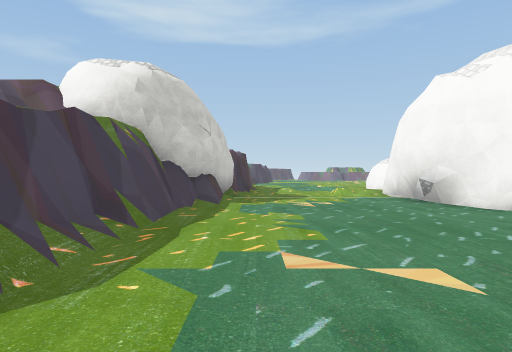
View 1 (above)

23 first-person views from a walk through a scene from a Unity 3-D project. The camera is 1.2 m above the floor, looks level and sees 75° across. The floor is counted in squares, 2 m on a side. Each view is taken from the middle of a square. On the plan, view 1 faces up. The plan holds only what a view shows up to about 10 squares ahead; the rest is blank. The place goes on beyond the plan. The player is left out. Some animated figures are left out. Some surface patterns are stand-ins.

View 2
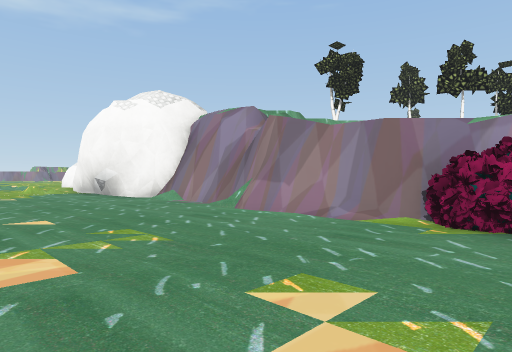

View 3
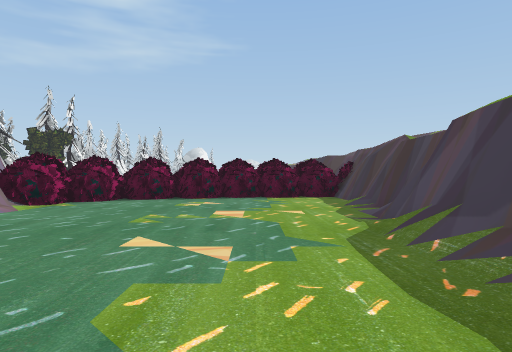

View 4
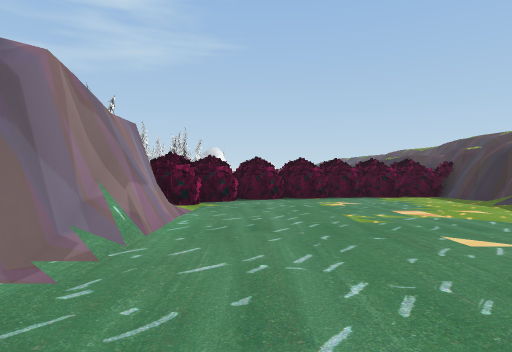

View 5
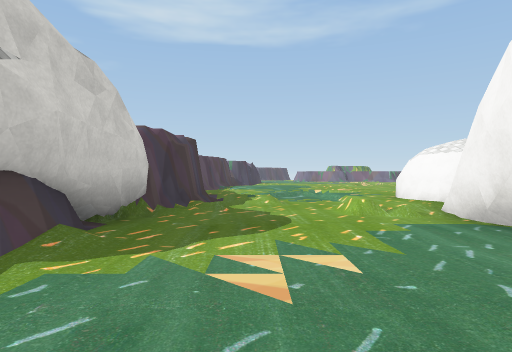

View 6
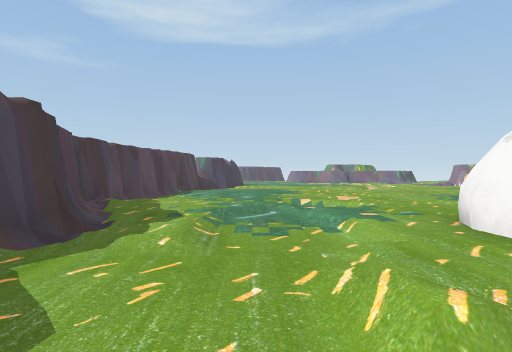

View 7
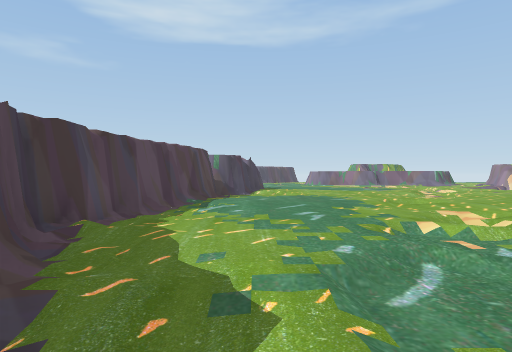

View 8
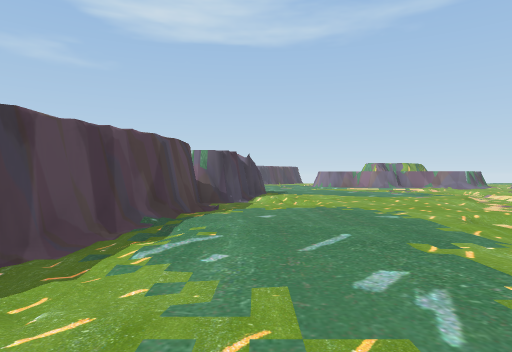

View 9
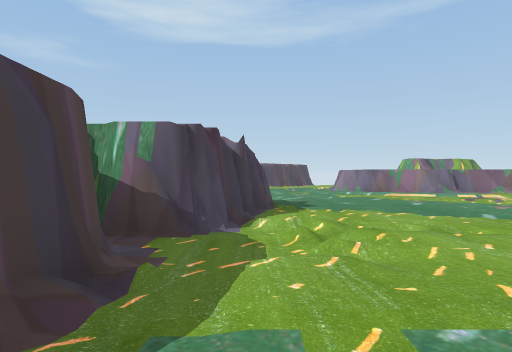

View 10
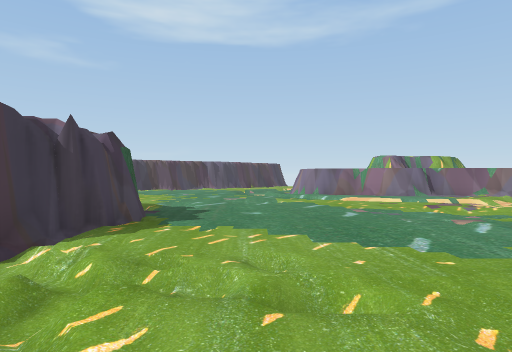

View 11
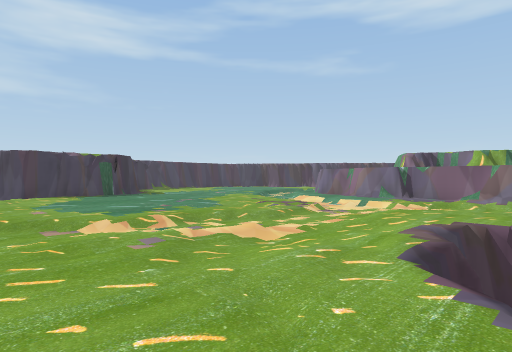

View 12
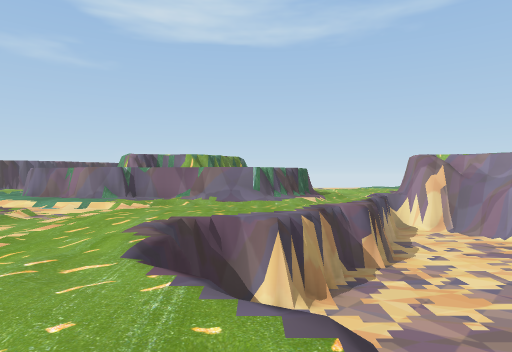

View 13
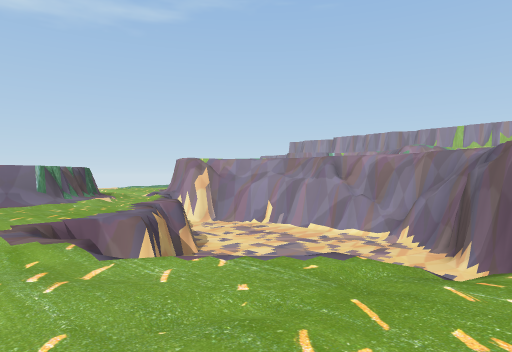

View 14
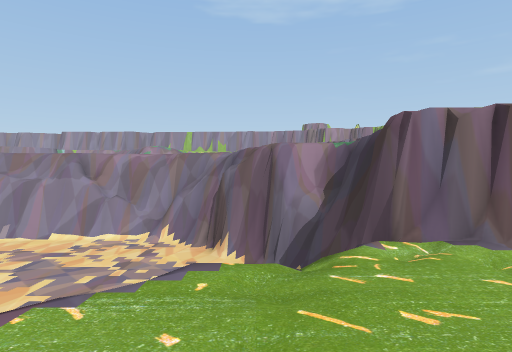

View 15
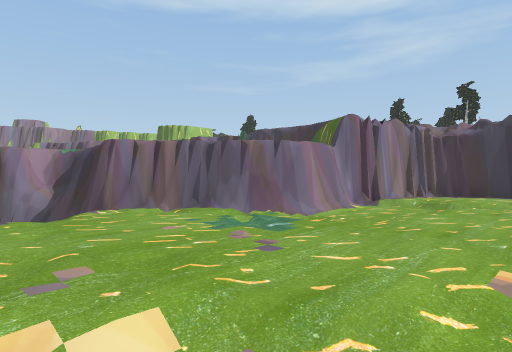

View 16
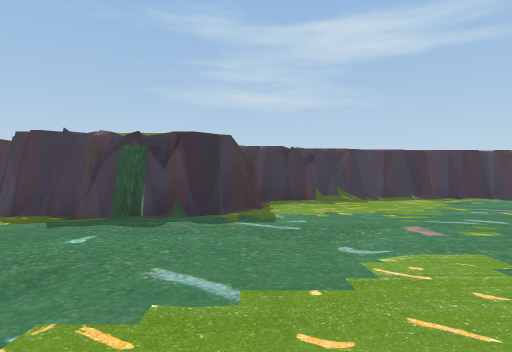

View 17
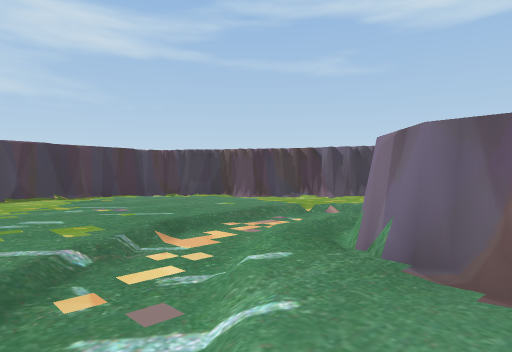

View 18
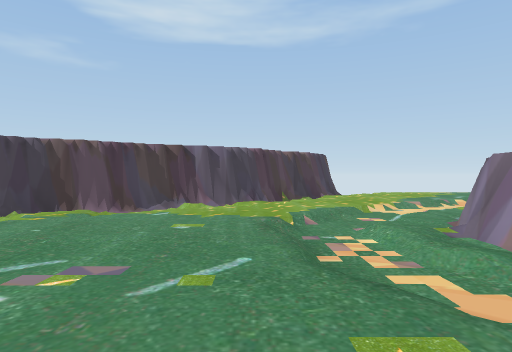

View 19
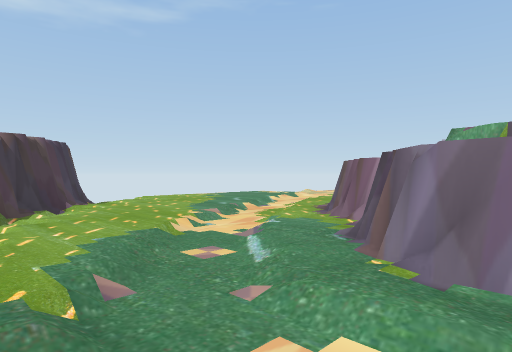

View 20
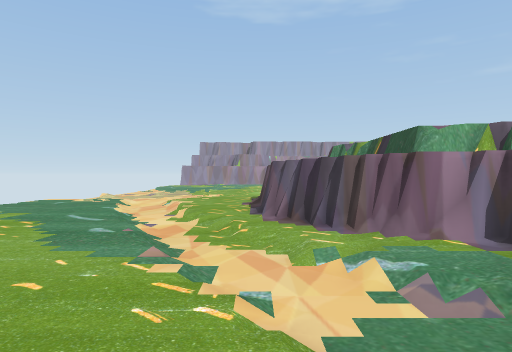

View 21
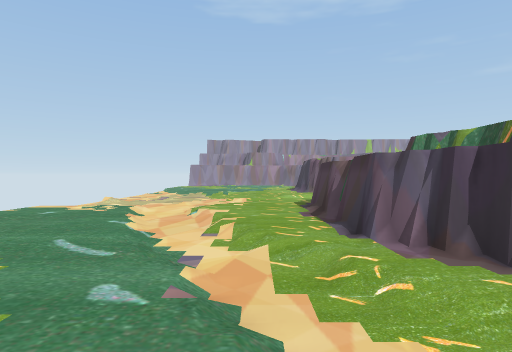

View 22
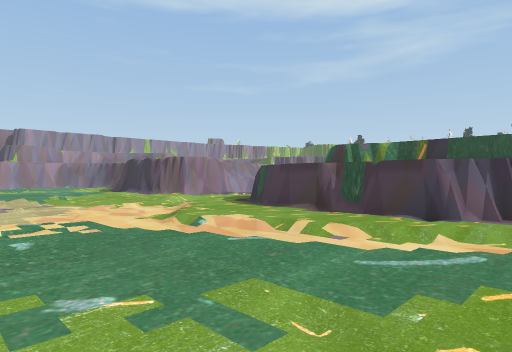

View 23
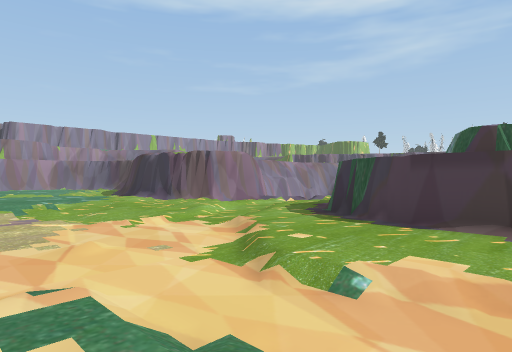

### Floor plan
Key: @ floor where view 1 was taken; # wall or solid block; . main floor; - floor 0.25 m lower than the main floor; / step, stairs or slope; = window, fence, low wall or low ledge; ^ raised ledge; v drop or lower ground; O other object.
Columns run from 4 left of view 1 to 21 right of it. Each row starts with its distance up from view 1.
 43         ##/...../-//
 42        ##//...../-----/
 41       ##//....//------/..
 40      ##/..../--//--////...
 39    ###//../-//..//-/......
 38   ##-//.//-/////////..../
 37 ###//...//.#######/////#
 36 #///...//.##  #  #///-##
 35 #//.../-/#^   #    ///#
 34 #/.....-/^    #     v
 33 ##.....//#^####^^#/ vvv^#
 32  #......-/....////- vvvv#
 31  #....../-/...----/vvvvv^
 30  ##......./---  -/.vvvvv#
 29   ##//....../-.../vvvvvv#
 28    ##/...././-./vvvvvvvvv
 27     ##....../-/vvvvvvvvv##
 26     ##......-/-v vvvvvvv##
 25    ##/./....-//.v   vv###
 24    #--//...//.../v  v##
 23    #--/.../-.....v v=#
 22    #/.....-/....//####
 21    #/....//...//###
 20    #....//...//##
 19   ##....//.../-#
 18   #/........./-##
 17   #/....//..//-/#
 16   #/...///. /./##
 15   ##/..//.. ...#
 14    #..//..   ###
 13    #//-/.
 12    #//-/##
 11    #/--//#
 10    #/--/##
  9    #----#
  8    #----#
  7   ##----#
  6   #-----##
  5   #------#
  4   #------#
  3   #------#
  2   #-----=#
  1  ##-----##
  0  #/-@----#
 -1  #/------#
 -2  #/-----OO
 -3  #------OO#
 -4  #-OOOOOOO
 -5 OOOOOOOOO
 -6   OOOO

Where each view was taken, in squares from view 1:
view 1: 0 up, 0 right, facing up
view 2: 3 down, 0 right, facing up-right
view 3: 5 up, 0 right, facing down
view 4: 5 up, 3 right, facing down
view 5: 5 up, 1 right, facing up
view 6: 9 up, 2 right, facing up
view 7: 12 up, 1 right, facing up
view 8: 15 up, 1 right, facing up
view 9: 20 up, 1 right, facing up
view 10: 22 up, 3 right, facing up
view 11: 23 up, 12 right, facing up-left
view 12: 23 up, 12 right, facing up
view 13: 23 up, 10 right, facing up-right
view 14: 24 up, 10 right, facing right
view 15: 25 up, 7 right, facing down-right
view 16: 29 up, 6 right, facing left
view 17: 31 up, 6 right, facing up-left
view 18: 31 up, 2 right, facing up
view 19: 34 up, 2 right, facing up-right
view 20: 38 up, 3 right, facing right
view 21: 39 up, 5 right, facing right
view 22: 43 up, 7 right, facing down-right
view 23: 42 up, 10 right, facing down-right
